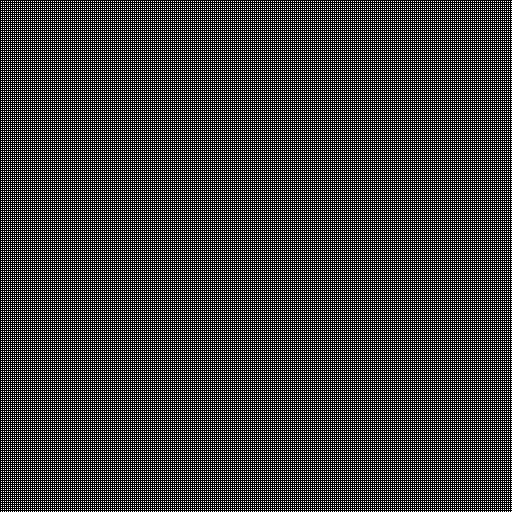
Frame 1 (no input)
Frame 60 (the mouse pressed at the canvas centre just before this capture): identical to frame 1, image omitted
Frame 120 (the mouse held since frame 60 and released just before this capture): identical to frame 1, image omitted

The Processing sketch that drew this single still picture (run headless with seeded random() and noise(); from frame 60 on, the mouse is pressed at the canvas centre):

// Processing sketch: c_AND_2
// ── c_AND_2.pde
/**
 * 2026/1/22 - 2026/2/10
 * 
 * 把画布看成网格
 * 每个格子 x、y 坐标的二进制表示
 * 按位与，即计算 x & y
 * 然后取特定位的值
 * 方式是
 * 索引值 a（补码）当中哪些位是 1
 * 就取 x & y 哪些位的值
 * 最后一步是，有1，结果是1，全0，结果是0，相当于按位或
 * 
 * 按位异或取出的是棋盘格及其叠加
 * 这里按位与再取值
 * 画出的是不同尺寸方格组成的黑底白色点阵及其叠加
 * 索引值 a 的补码出现重复片段、周期的时候
 * 画出的图案就会出现嵌套、层次、分形特征
 * 此外 a 的补码有一连串 1 时
 * 能画出类似谢尔宾斯基三角形的图形
 * 只是能画的范围很有限
 * 
 * 使用方式
 * 直接运行
 * 点击鼠标更新索引值 a 看不同图形
 * 左键 a 加 1
 * 右键 a 减 1
 * 控制台查看 a 的值以及补码
 * 按 s 键保存图片
 * 
 * 按位异或计算规则是
 * 对每一位
 * 用补码运算，得到补码
 * 不同得 1 相同得 0
 * 奇数个 1 得 1 偶数个 1 得 0
 * 
 * 按位与也是补码
 * 有 1 得 1 全 0 得 0
 * 和 1 按位与不变和 0 按位与置 0
 * 故可以用按位与把一些二进制位置 0 或者取相应位的值
 * 
 * 左上角格子对应0，涂黑
 * 
 * c_AND_2.pde 中的 c 原本代表 checkerboard，这里扩展到其他位运算，为了一致保留 c
 */
int cellWidth = 1;  // 格子宽度
int cellHeight = 1;  // 格子高度
int a = 1;  // 引入索引值，取其补码中所有 1 所在位
int xMax;
int yMax;
int lastBits = 1;  // a 补码的最后 lastBits 位放进图片名
boolean isSaved = false;  // 防止重复保存
void setup() {
  size(512,512);
  noStroke();
  xMax = (width - 1) / cellWidth + 1;  // 防止 width 不能被 cellWidth 整除时的灰边
  yMax = (height - 1) / cellHeight + 1;  // 防止 height 不能被 cellHeight 整除时的灰边
  int i = 2;
  while (i < max(xMax, yMax)) {  // 只考虑这么多格子即可
    i *= 2;                      // 能画在画布上的图形只取决于 a 的补码最后 lastBits 位
    lastBits += 1;               // 与其余位无关，可以忽略，无论 a 正负
  }                              // 最后 lastBits 位也不包括符号位
  println(i, lastBits);
  println(a, binary(a, lastBits));
}
void draw() {
  int color1;
  loadPixels();
  for (int x = 0; x < xMax; x++) {
    for (int y = 0; y < yMax; y++) {
      color1 = (x & y) & a;  // 先把坐标x、y按位与再和变量 a 按位与，保留相应位的值。
      if (color1 != 0) {
        color1 = 1;  // 只要有一位是 1，就把颜色取 1，相当于对计算结果所有位取或运算
      }
      // 不用矩形而是填充像素点
      for (int dx = 0; dx < cellWidth; dx++) {
        for (int dy = 0; dy < cellHeight; dy++) {
          pixels[min(y * cellHeight + dy, height - 1) * width + min(x * cellWidth + dx, width - 1)] = color(color1 * 255);
        }
      }
    }
  }
  updatePixels();
}
void mousePressed() {
  if (mouseButton == LEFT) {
    a++;
    println(a, binary(a, lastBits));
    isSaved = false;
  } else if (mouseButton == RIGHT) {
    a--;
    println(a, binary(a, lastBits));
    isSaved = false;
  }
}
void keyPressed() {
  if (key == 's') {
    if (!isSaved) {
      String s = String.format("your_output/c_AND_2 a_%d_%s.png", a, binary(a, lastBits));  // 最后几位放进图片名即可，这样便于对照
      save(s);
      println(String.format("已保存：%s", s));
      isSaved = true;
    }
  }
}
